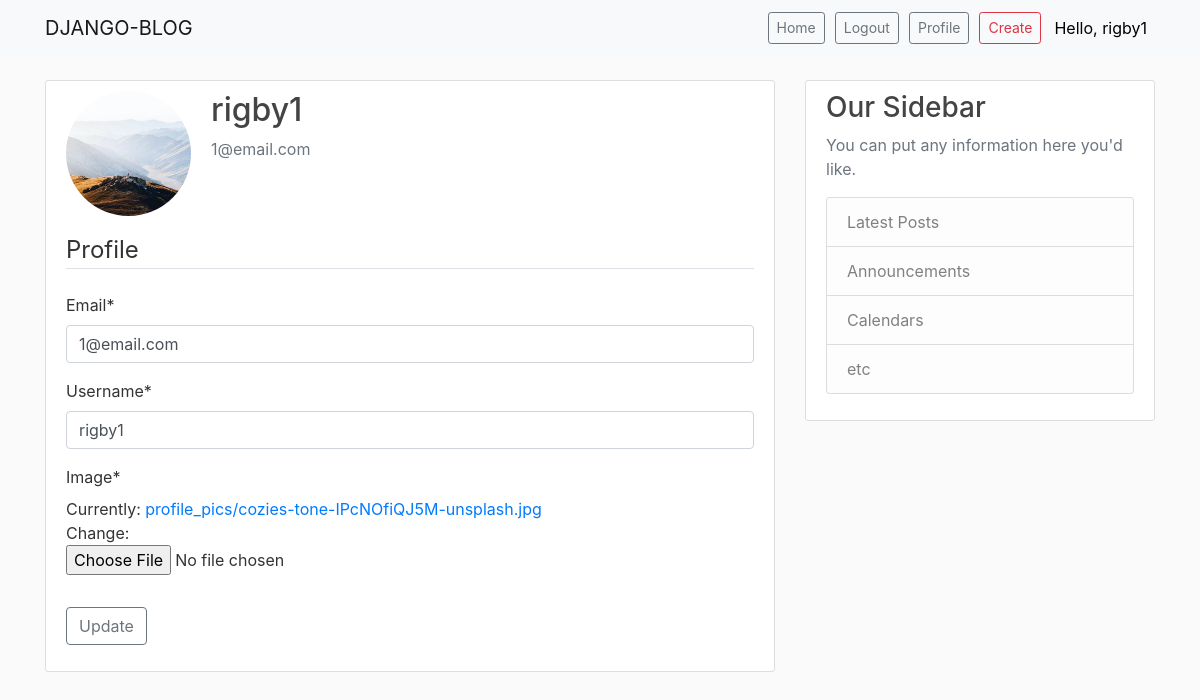
Page /profile/ (signed in) on the committed database.
### users/models.py (models this page shows, shortened)
class CustomUser(AbstractUser):
    username = models.CharField(max_length=100, unique=True)
    email = models.EmailField(verbose_name="email", max_length=100, unique=True)
    USERNAME_FIELD = 'email'
    REQUIRED_FIELDS = ['username']
    objects = CustomUserManager()

class Profile(models.Model):
    user = models.OneToOneField(CustomUser, on_delete=models.CASCADE)
    image = models.ImageField(default='default.jpg', upload_to='profile_pics')

### users/views.py (the view)
# urls.py: path('profile/', user_views.profile, name='profile'),
@login_required
def profile(request):
     if request.method == 'POST':                #HTTP request POST
         form_u = UserUpdateForm(request.POST, instance=request.user)
         form_p = ProfileUpdateForm(request.POST, request.FILES, instance=request.user.profile)
         if form_u.is_valid() and form_p.is_valid():
             form_u.save()
             form_p.save()
             messages.success(request, f'Profile successfully updated!')
             return redirect('profile')
     else:                                      ## "HTTP" GET request
         form_u = UserUpdateForm(instance=request.user)
         form_p = ProfileUpdateForm(instance=request.user.profile)
     context = {'form_u': form_u, 'form_p':form_p}
     return render(request, 'users/profile.html', context)

### users/forms.py
class UserUpdateForm(forms.ModelForm):
    class Meta:
        model = CustomUser
        fields = ['email', 'username']

class ProfileUpdateForm(forms.ModelForm):
    class Meta:
        model = Profile
        fields = ['image']

### users/templates/users/profile.html (shortened to what this page needs)
{% extends "base.html" %}
{% load crispy_forms_tags %}
{% block content %}
    <div class="content-section">
      <div class="media">
        <img class="rounded-circle account-img" src="{{ user.profile.image.url }}">
        <div class="media-body">
          <h2 class="account-heading">{{ user.username }}</h2>
          <p class="text-secondary">{{ user.email }}</p>
        </div>
      </div>
      <form method="POST" enctype="multipart/form-data">
          <fieldset class="form-group">
              <legend class="border-bottom mb-4">Profile</legend>
              {{ form_u|crispy }}
              {{ form_p|crispy }}
          </fieldset>
          <div class="form-group">
              <button class="btn btn-outline-secondary" type="submit">Update</button>
          </div>
      </form>
    </div>
{% endblock content %}

### templates/base.html (shortened to what this page needs)
{% load static %}
<!DOCTYPE html>
<html>
<head>
    <link rel="stylesheet" href="https://maxcdn.bootstrapcdn.com/bootstrap/4.0.0/css/bootstrap.min.css">
    <link rel="stylesheet" type="text/css" href="{% static "blog/main.css" %}">
</head>
<body>
    <header class="site-header">
        <nav class="navbar navbar-expand-lg navbar-light bg-light fixed-top">
    <div class="container">
      <a class="navbar-brand" href="{% url 'blog-home' %}">DJANGO-BLOG</a>
      <div class="collapse navbar-collapse" id="navbarResponsive">
        <ul class="navbar-nav ml-auto">
              <a class="btn btn-outline-secondary btn-margin-left btn-margin-right btn-sm mt-1 mb-1" href="{% url 'blog-home' %}">Home</a>
            {% if user.is_authenticated %}
              <a class="btn btn-outline-secondary navbar-btn btn-margin-right btn-margin-left btn-sm mt-1 mb-1" href="{% url 'logout' %}">Logout</a>
              <a class="btn btn-outline-secondary navbar-btn btn-margin-right btn-margin-left btn-sm mt-1 mb-1" href="{% url 'profile' %}">Profile</a>
              <a class="btn btn-outline-danger navbar-btn btn-margin-left btn-margin-right btn-sm mt-1 mb-1" href="{% url 'post-create' %}">Create</a>
              <a class ="nav-item nav-link"style="color:black"> Hello, {{request.user.username}}</a>
            {% else %}
              <a class="btn btn-outline-secondary navbar-btn btn-margin-right btn-margin-left btn-sm mt-1 mb-1" href="{% url 'login' %}">Login</a>
              <a class="btn btn-outline-secondary navbar-btn btn-margin-right btn-margin-left btn-sm mt-1 mb-1" href="{% url 'register' %}">Register</a>
            {% endif %}
        </ul>
      </div>
    </div>
  </nav>
    </header>
        <main role="main" class="container">
      <div class="row">
        <div class="col-md-8">
          {% block content %}{% endblock %}
        </div>
        <div class="col-md-4">
          <div class="content-section">
            <h3>Our Sidebar</h3>
            <p class='text-muted'>You can put any information here you'd like.
              <ul class="list-group">
                <li class="list-group-item list-group-item-light">Latest Posts</li>
                <li class="list-group-item list-group-item-light">Announcements</li>
                <li class="list-group-item list-group-item-light">Calendars</li>
                <li class="list-group-item list-group-item-light">etc</li>
              </ul>
            </p>
          </div>
        </div>
      </div>
    </main>
</body>
</html>

### blog/static/blog/main.css (style rules this page uses)
body { background: #fafafa; color: #333333; margin-top: 5rem; }
h1, h2, h3, h4, h5, h6 { color: #444444; }
ul { margin: 0; }
.btn-margin-left { margin-left: 5px; }
.btn-margin-right { margin-right: 5px; }
.site-header .navbar-nav .nav-link { color: black; }
.content-section { background: #ffffff; padding: 10px 20px; border: 1px solid #dddddd; border-radius: 3px; margin-bottom: 20px; }
.account-img { height: 125px; width: 125px; margin-right: 20px; margin-bottom: 16px; }
.account-heading { font-size: 2.0rem; }

### rows in the picture
CustomUser: user.username "rigby1", profile.image (picture), username "rigby1", email "1@email.com"
